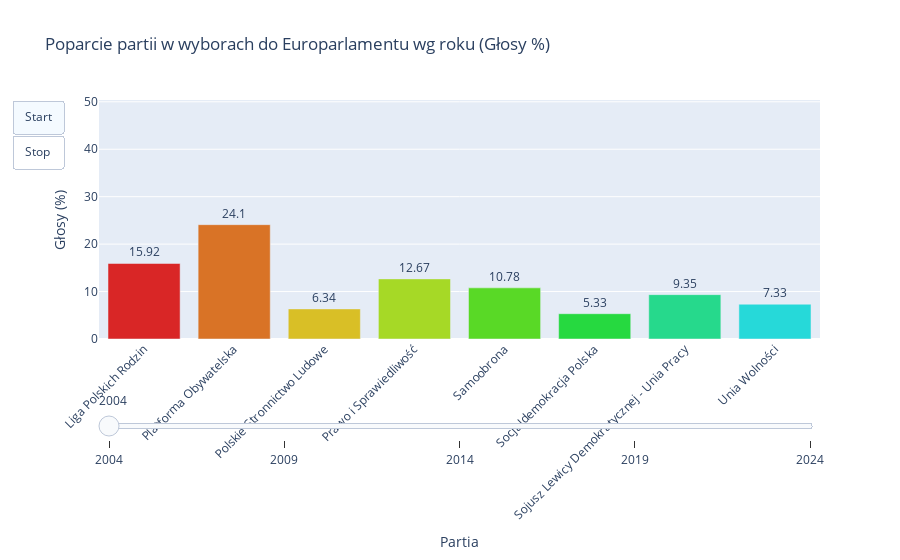

The cell this chart's notebook holds for it:
### Markdown cell above
### Rekord posiadanych mandatów należy do Prawa i Sprawiedliwości w latach 2019-2024 (27 mandatów). Najmniej mandatów (3) miały: Socjaldemokracja Polska (2004), Polskie Stronnictwo Ludowe (2009), Wiosna (2019), Trzecia Droga i Lewica (2024). Najdłużej w Europarlamencie była partia: Platforma Obywatelska oraz Prawo i Sprawiedliwość bo aż 5 kadencji. W latach 2014-2019 liczba mandatów PO i PIS była równa i wynosiła po 19 mandatów. Najwięcej polskich partii w Europarlamencie było w latach 2004-2009 bo, aż 8. Za to najmniej w latach 2019-2024 bo tylko 3 partie.

### Code cell
# Filtrowanie partii, które dostały się do Europarlamentu
df_ep = df[df["MANDATY TAK NIE"] == "Tak"].copy()

# Konwersja procentów głosów na float
df_ep["GLOSY (%)"] = pd.to_numeric(df_ep["GLOSY (%)"], errors='coerce')

# Grupowanie (sumowanie poparcia w %, np. jeśli KO i PO osobno)
df_ep = df_ep.groupby(["ROK", "PARTIA"], as_index=False)["GLOSY (%)"].sum()

# Lista unikalnych lat i partii
years = sorted(df_ep["ROK"].unique())
partie = df_ep["PARTIA"].unique()

# Kolory dla partii (przypisane wg indeksu)
colors = {
    partia: f"hsl({i * 360 / len(partie)}, 70%, 50%)"
    for i, partia in enumerate(partie)
}

# Inicjalizacja wykresu
fig = go.Figure()

# Początkowy rok
initial_year = years[0]
df_initial = df_ep[df_ep["ROK"] == initial_year]

fig.add_trace(go.Bar(
    x=df_initial["PARTIA"],
    y=df_initial["GLOSY (%)"],
    marker_color=[colors[p] for p in df_initial["PARTIA"]],
    text=df_initial["GLOSY (%)"].round(2),
    textposition='outside',
    name=str(initial_year)
))

# Ramki animacji i kroki suwaka
frames = []
steps = []

for year in years:
    df_year = df_ep[df_ep["ROK"] == year]
    partie_year = df_year["PARTIA"].tolist()
    y_values = df_year["GLOSY (%)"].round(2).tolist()

    frame = go.Frame(
        data=[go.Bar(
            x=partie_year,
            y=y_values,
            marker_color=[colors[p] for p in partie_year],
            text=y_values,
            textposition='outside'
        )],
        name=str(year)
    )
    frames.append(frame)

    steps.append({
        "method": "animate",
        "args": [[str(year)], {
            "mode": "immediate",
            "frame": {"duration": 500, "redraw": True},
            "transition": {"duration": 300}
        }],
        "label": str(year)
    })

# Dodanie ramek do figury
fig.frames = frames

# Layout
fig.update_layout(
    title="Poparcie partii w wyborach do Europarlamentu wg roku (Głosy %)",
    xaxis_title="Partia",
    yaxis_title="Głosy (%)",
    xaxis_tickangle=-45,
    yaxis=dict(range=[0, df_ep["GLOSY (%)"].max() + 5]),
    sliders=[{
        "active": 0,
        "pad": {"t": 50},
        "steps": steps
    }],
    updatemenus=[{
        "type": "buttons",
        "buttons": [
            {"label": "Start", "method": "animate", "args": [None, {
                "frame": {"duration": 1000, "redraw": True},
                "fromcurrent": True,
                "transition": {"duration": 500}
            }]},
            {"label": "Stop", "method": "animate", "args": [[None], {
                "frame": {"duration": 0, "redraw": False},
                "mode": "immediate",
                "transition": {"duration": 0}
            }]}
        ]
    }],
    showlegend=False
)

fig.show()

### Figure 1 — Plotly figure (JSON) as saved in the notebook; plotly's stock layout.template omitted (floating-point values rounded to 4 significant figures)
{"data": [{"marker": {"color": ["hsl(0.0, 70%, 50%)", "hsl(25.714285714285715, 70%, 50%)", "hsl(51.42857142857143, 70%, 50%)", "hsl(77.14285714285714, 70%, 50%)", "hsl(102.85714285714286, 70%, 50%)", "hsl(128.57142857142858, 70%, 50%)", "hsl(154.28571428571428, 70%, 50%)", "hsl(180.0, 70%, 50%)"]}, "name": "2004", "text": [15.92, 24.1, 6.34, 12.67, 10.78, 5.33, 9.35, 7.33], "textposition": "outside", "type": "bar", "x": ["Liga Polskich Rodzin", "Platforma Obywatelska", "Polskie Stronnictwo Ludowe", "Prawo i Sprawiedliwość", "Samoobrona", "Socjaldemokracja Polska", "Sojusz Lewicy Demokratycznej - Unia Pracy", "Unia Wolności"], "y": [15.92, 24.1, 6.34, 12.67, 10.78, 5.33, 9.35, 7.33]}], "layout": {"showlegend": false, "sliders": [{"active": 0, "pad": {"t": 50}, "steps": [{"args": [["2004"], {"frame": {"duration": 500, "redraw": true}, "mode": "immediate", "transition": {"duration": 300}}], "label": "2004", "method": "animate"}, {"args": [["2009"], {"frame": {"duration": 500, "redraw": true}, "mode": "immediate", "transition": {"duration": 300}}], "label": "2009", "method": "animate"}, {"args": [["2014"], {"frame": {"duration": 500, "redraw": true}, "mode": "immediate", "transition": {"duration": 300}}], "label": "2014", "method": "animate"}, {"args": [["2019"], {"frame": {"duration": 500, "redraw": true}, "mode": "immediate", "transition": {"duration": 300}}], "label": "2019", "method": "animate"}, {"args": [["2024"], {"frame": {"duration": 500, "redraw": true}, "mode": "immediate", "transition": {"duration": 300}}], "label": "2024", "method": "animate"}]}], "title": {"text": "Poparcie partii w wyborach do Europarlamentu wg roku (Głosy %)"}, "updatemenus": [{"buttons": [{"args": [null, {"frame": {"duration": 1000, "redraw": true}, "fromcurrent": true, "transition": {"duration": 500}}], "label": "Start", "method": "animate"}, {"args": [[null], {"frame": {"duration": 0, "redraw": false}, "mode": "immediate", "transition": {"duration": 0}}], "label": "Stop", "method": "animate"}], "type": "buttons"}], "xaxis": {"tickangle": -45, "title": {"text": "Partia"}}, "yaxis": {"range": [0, 50.38], "title": {"text": "Głosy (%)"}}}}
